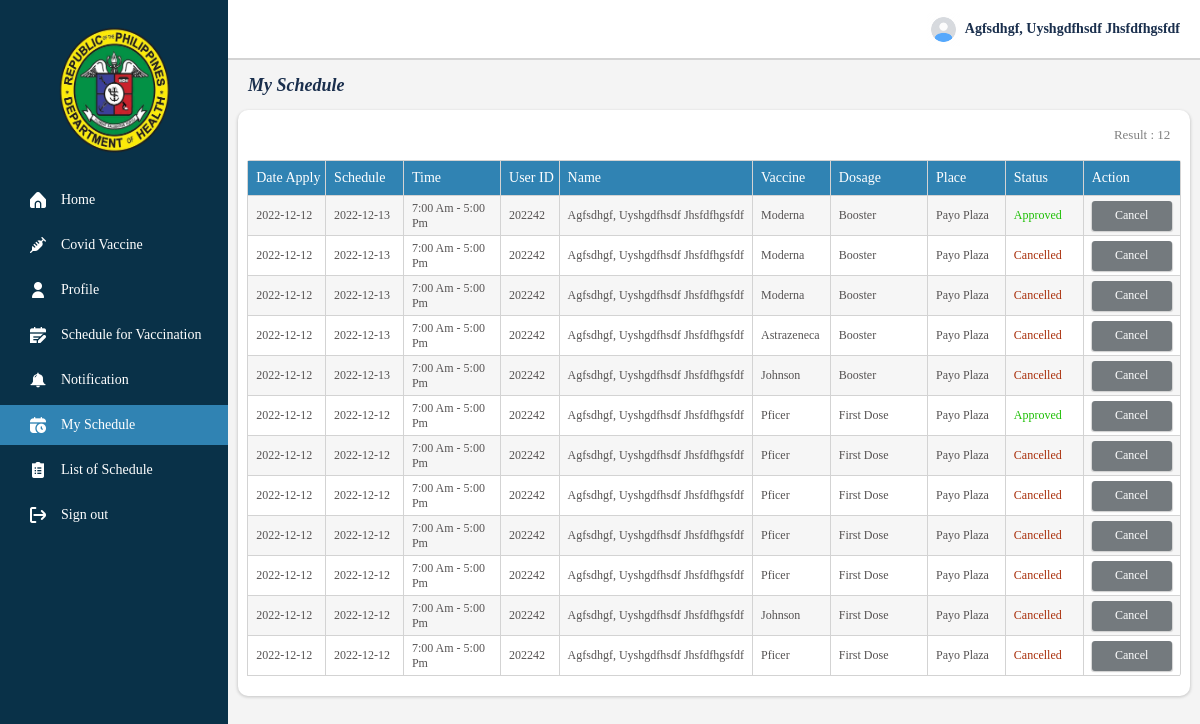
The page /My_schedule.php (signed in) on the database its author committed.
### tables this page shows
CREATE TABLE `vaccine` (
  `id` int(255) NOT NULL,
  `userid` varchar(255) NOT NULL,
  `lastname` varchar(255) NOT NULL,
  `firstname` varchar(255) NOT NULL,
  `middlename` varchar(255) NOT NULL,
  `dateofvaccine` varchar(255) NOT NULL,
  `timeofvaccine` varchar(255) NOT NULL,
  `dosage` varchar(255) NOT NULL,
  `daterequest` varchar(255) NOT NULL,
  `dateapproved` varchar(255) NOT NULL,
  `datevaccinated` varchar(255) NOT NULL,
  `typeofvaccine` varchar(255) NOT NULL,
  `place` varchar(255) NOT NULL,
  `status1` varchar(255) NOT NULL,
  `status2` varchar(255) NOT NULL,
  `status3` varchar(255) NOT NULL,
  `unique_id` varchar(255) NOT NULL,
  `request1` varchar(255) NOT NULL
);

### My_schedule.php (the view, shortened to what this page needs)
<?php
    include 'connection.php';
    $id = $_SESSION['userid'];
    $sql = "SELECT * FROM vaccine WHERE userid ='$id' order by id desc";
    $result = $conn->query($sql) or die ($conn->error);
    $row = $result->fetch_assoc();
?>
<!DOCTYPE html>
<html>
<head>
    <link rel="stylesheet" href="asset/css/fontawesome-all.css" />
    <link rel="stylesheet" type="text/css" href="asset/css/sweetalert.css">
    <link rel="stylesheet" type="text/css" href="asset/css/aos.css">
	<link rel="stylesheet" type="text/css" href="asset/css/style.css">
</head>
<body>
<div class="navigation" >
        <div class="logo">
            <img id="backbtn" src="asset/icons/logo_1.PNG">
        </div>
        <div class="navigation-button">
            <a href="Home.php">
                <div class="btn">
                    <img id="backbtn" src="asset/icons/4136060.PNG">
                    <label>Home</label>
                </div>
            </a>
            <a href="Covid_vaccine.php">
                <div class="btn">
                    <img id="backbtn" src="asset/icons/vaccine.PNG">
                    <label>Covid Vaccine</label>
                </div>
            </a>
            <a href="Profile.php">
                <div class="btn">
                    <img id="backbtn" src="asset/icons/1011813.PNG">
                    <label>Profile</label>
                </div>
            </a>
            <a href="Schedule_for_vaccination.php">
                <div class="btn">
                    <img id="backbtn" src="asset/icons/4779371.PNG">
                    <label>Schedule for Vaccination</label>
                </div>
            </a>
            <a href="Notification.php">
                <div class="btn">
                    <img id="backbtn" src="asset/icons/1667987334212.PNG" class=".notif_icon">
                    <label>Notification</label>
                </div>
            </a>
            <a href="My_schedule.php" style="background-color: #3083b3;">
                <div class="btn">
                    <img id="backbtn" src="asset/icons/sched.PNG">
                    <label>My Schedule</label>
                </div>
            </a>
            <a href="List_of_schedule.php">
                <div class="btn">
                    <img id="backbtn" src="asset/icons/4836503.PNG">
                    <label>List of Schedule</label>
                </div>
            </a>
            <a class="sign-out" id="sign-out">
                <div class="btn">
                    <img id="backbtn" src="asset/icons/2010497.PNG">
                    <label>Sign out</label>
                </div>
            </a>
        </div>
    </div>
    <div class="container" id="container">
        <div class="header">
            <div class="header-session-name">
            <label><img id="#user_image" src="asset/icons/user.PNG"></label><label><?php echo $_SESSION["lastname"]; ?>, <?php echo $_SESSION["firstname"]; ?> <?php echo $_SESSION["middlename"]; ?></label>
            </div>
        </div>
        <div class="page-details">
            <label>My Schedule</label>
        </div>
        <div class="details">
        <form method="GET" action="" class="personal-info-btn" id="personal-info-btn-1" autocomplete="off">
            <?php
                $search = $_GET['search'];
                $blank = "";
                 if($search == $blank){
                $schedule_data = "SELECT * FROM vaccine WHERE userid ='$id'";
                $schedule_data_run = mysqli_query($conn, $schedule_data);
                if($total = mysqli_num_rows($schedule_data_run))
                {
                    echo '<label id="label">Result : '.$total.'</label>';
                }else{
                    echo '<label id="label">Result : 0</label>';
                }
            }
            ?>
        </form>
        <div class="table-data">
        <div class="table">
            <div class="table-header">
                <div class="table-header-row" id="table-header-row-resize-1">
                    <label>Date Apply</label>
                 </div>
                <div class="table-header-row" id="table-header-row-resize-1">
                    <label>Schedule</label>
                 </div>
                <div class="table-header-row" id="table-header-row-resize">
                    <label>Time</label>
                </div>
                <div class="table-header-row" id="table-header-row-resize-2">
                    <label>User ID</label>
                </div>
                <div class="table-header-row" id="">
                    <label>Name</label>
                </div>
                <div class="table-header-row" id="table-header-row-resize-1">
                    <label>Vaccine</label>
                </div>
                <div class="table-header-row" id="table-header-row-resize">
                    <label>Dosage</label>
                </div>
                <div class="table-header-row" id="table-header-row-resize-1">
                    <label>Place</label>
                </div>
                <div class="table-header-row" id="table-header-row-resize-1">
                    <label>Status</label>
                </div>
                <div class="table-header-row" id="table-header-row-resize">
                    <label>Action</label>
                </div>
            </div>
            <?php do{ ?>
            <div id="a">
                <div class="table-column">
                    <div class="table-column-row" id="table-header-row-resize-1">
                        <label style="cursor: default"><?php echo $row["daterequest"]; ?></label>
                    </div>
                    <div class="table-column-row" id="table-header-row-resize-1">
                        <label style="cursor: default"><?php echo $row["dateofvaccine"]; ?></label>
                    </div>
                    <div class="table-column-row" id="table-header-row-resize">
                        <label style="cursor: default"><?php echo $row["timeofvaccine"]; ?></label>
                    </div>
                    <div class="table-column-row" id="table-header-row-resize-2">
                        <label style="cursor: default"><?php echo $row["userid"]; ?></label>
                    </div>
                    <div class="table-column-row" id="">
                        <label style="cursor: default"><?php echo $row["lastname"]; ?>, <?php echo $row["firstname"]; ?> <?php echo $row["middlename"]; ?></label>
                    </div>
                    <div class="table-column-row" id="table-header-row-resize-1">
                        <label style="cursor: default"><?php echo $row["typeofvaccine"]; ?></label>
                    </div>
                    <div class="table-column-row" id="table-header-row-resize">
                        <label style="cursor: default"><?php echo $row["dosage"]; ?></label>
                    </div>
                    <div class="table-column-row" id="table-header-row-resize-1">
                        <label style="cursor: default"><?php echo $row["place"]; ?></label>
                    </div>
                    <div class="table-column-row" id="table-header-row-resize-1">
                        <label style="cursor: default; color: <?php
                        echo $_SESSION['text_color']; ?>;"><?php echo $row["status1"]; ?></label>
                    </div>
                    <div class="table-column-row" id="table-header-row-resize">
                            <a href="My_schedule_view.php?id=<?php echo $row['unique_id'];?>" id="cancel_schedule"><label>Cancel</label></a>
                        </div>
                </div>
            </div>
            <?php }while ($row = $result->fetch_assoc()) ?>
            </div>
        </div>
        </div>
        </div>
</body>
</html>

### asset/css/sweetalert.css (style rules this page uses)
* { font-family: Monospace; }

### rows shown on the page
vaccine: daterequest "2022-12-12", dateofvaccine "2022-12-13", timeofvaccine "7:00 Am - 5:00 Pm", userid "202242", lastname "Agfsdhgf", firstname "Uyshgdfhsdf", middlename "Jhsfdfhgsfdf", typeofvaccine "Moderna", dosage "Booster", place "Payo Plaza", status1 "Approved"
vaccine: daterequest "2022-12-12", dateofvaccine "2022-12-13", timeofvaccine "7:00 Am - 5:00 Pm", userid "202242", lastname "Agfsdhgf", firstname "Uyshgdfhsdf", middlename "Jhsfdfhgsfdf", typeofvaccine "Moderna", dosage "Booster", place "Payo Plaza", status1 "Cancelled"
vaccine: daterequest "2022-12-12", dateofvaccine "2022-12-13", timeofvaccine "7:00 Am - 5:00 Pm", userid "202242", lastname "Agfsdhgf", firstname "Uyshgdfhsdf", middlename "Jhsfdfhgsfdf", typeofvaccine "Moderna", dosage "Booster", place "Payo Plaza", status1 "Cancelled"
vaccine: daterequest "2022-12-12", dateofvaccine "2022-12-13", timeofvaccine "7:00 Am - 5:00 Pm", userid "202242", lastname "Agfsdhgf", firstname "Uyshgdfhsdf", middlename "Jhsfdfhgsfdf", typeofvaccine "Astrazeneca", dosage "Booster", place "Payo Plaza", status1 "Cancelled"
vaccine: daterequest "2022-12-12", dateofvaccine "2022-12-13", timeofvaccine "7:00 Am - 5:00 Pm", userid "202242", lastname "Agfsdhgf", firstname "Uyshgdfhsdf", middlename "Jhsfdfhgsfdf", typeofvaccine "Johnson", dosage "Booster", place "Payo Plaza", status1 "Cancelled"
vaccine: daterequest "2022-12-12", dateofvaccine "2022-12-12", timeofvaccine "7:00 Am - 5:00 Pm", userid "202242", lastname "Agfsdhgf", firstname "Uyshgdfhsdf", middlename "Jhsfdfhgsfdf", typeofvaccine "Pficer", dosage "First Dose", place "Payo Plaza", status1 "Approved"
vaccine: daterequest "2022-12-12", dateofvaccine "2022-12-12", timeofvaccine "7:00 Am - 5:00 Pm", userid "202242", lastname "Agfsdhgf", firstname "Uyshgdfhsdf", middlename "Jhsfdfhgsfdf", typeofvaccine "Pficer", dosage "First Dose", place "Payo Plaza", status1 "Cancelled"
vaccine: daterequest "2022-12-12", dateofvaccine "2022-12-12", timeofvaccine "7:00 Am - 5:00 Pm", userid "202242", lastname "Agfsdhgf", firstname "Uyshgdfhsdf", middlename "Jhsfdfhgsfdf", typeofvaccine "Pficer", dosage "First Dose", place "Payo Plaza", status1 "Cancelled"
vaccine: daterequest "2022-12-12", dateofvaccine "2022-12-12", timeofvaccine "7:00 Am - 5:00 Pm", userid "202242", lastname "Agfsdhgf", firstname "Uyshgdfhsdf", middlename "Jhsfdfhgsfdf", typeofvaccine "Pficer", dosage "First Dose", place "Payo Plaza", status1 "Cancelled"
vaccine: daterequest "2022-12-12", dateofvaccine "2022-12-12", timeofvaccine "7:00 Am - 5:00 Pm", userid "202242", lastname "Agfsdhgf", firstname "Uyshgdfhsdf", middlename "Jhsfdfhgsfdf", typeofvaccine "Pficer", dosage "First Dose", place "Payo Plaza", status1 "Cancelled"
vaccine: daterequest "2022-12-12", dateofvaccine "2022-12-12", timeofvaccine "7:00 Am - 5:00 Pm", userid "202242", lastname "Agfsdhgf", firstname "Uyshgdfhsdf", middlename "Jhsfdfhgsfdf", typeofvaccine "Johnson", dosage "First Dose", place "Payo Plaza", status1 "Cancelled"
vaccine: daterequest "2022-12-12", dateofvaccine "2022-12-12", timeofvaccine "7:00 Am - 5:00 Pm", userid "202242", lastname "Agfsdhgf", firstname "Uyshgdfhsdf", middlename "Jhsfdfhgsfdf", typeofvaccine "Pficer", dosage "First Dose", place "Payo Plaza", status1 "Cancelled"

### other values the page prints
$_SESSION["lastname"] "Agfsdhgf"
$_SESSION["firstname"] "Uyshgdfhsdf"
$_SESSION["middlename"] "Jhsfdfhgsfdf"
$total "12"
